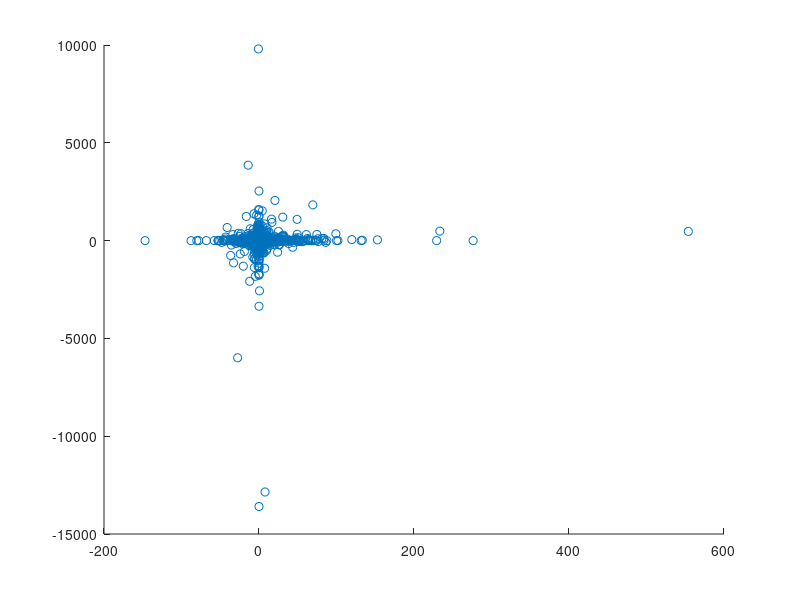

MATLAB code to generate this figure: (Note: this script raises an error after producing the figure.)




%% FigS06IJ

load('FigS06IJ.mat')
%% I (please try more times!)
temp=[]
tempsessionID=allcellsmatrics(:,1)+allcellsmatrics(:,2)*10;
matridistanc=zeros(2,23);
for i=1:23
    tempConnectionMatrix=TheOverallInfor{5,i};
    tempsession=allcellsmatrics(find(tempsessionID==TheOverallInfor{1,i}),:);
    tempConnectionMatrix(isnan(tempConnectionMatrix))=0;
    temp=[temp;[tempsession(:,3:6),tempConnectionMatrix'*tempsession(:,3:6)]];
    matridistanc(1,i)=mean(mean(abs(tempsession(:,3:6)-tempConnectionMatrix'*tempsession(:,3:6)),2));
    matridistanc(2,i)=mean(mean(abs(tempsession(randperm(size(tempsession,1)),3:6)-tempConnectionMatrix'*tempsession(:,3:6)),2));
end


figure
scatter([temp(:,1);temp(:,2);temp(:,3);temp(:,4)],[temp(:,5);temp(:,6);temp(:,7);temp(:,8)])
[rho,p1]=corr([temp(:,1);temp(:,2);temp(:,3);temp(:,4)],[temp(:,5);temp(:,6);temp(:,7);temp(:,8)],"rows","complete")
reserved1=temp;

temp=matridistanc(1,:)-matridistanc(2,:);
reserved2=temp;
[p2,h]=signrank(temp)
figure(Position=[100,100,400,300])
subplot(121)
hold on
boxplot(temp,temp*0+1,'Colors','k','PlotStyle','compact','MedianStyle','line','Widths',0.20,'Symbol','k')
plot([0,2],[0,0])
scatter(temp*0+0.5+rand(1,23)/10,temp,32,"black","filled","MarkerFaceAlpha",0.6)
ylim([-2,2])

%% J (please try more times!)

temp=[]
tempsessionID=allcellsmatrics(:,1)+allcellsmatrics(:,2)*10;
matridistanc=zeros(2,23);
for i=1:23
    tempConnectionMatrix=TheOverallInfor{5,i};
    tempsession=allcellsmatrics(find(tempsessionID==TheOverallInfor{1,i}),:);
    tempConnectionMatrix(isnan(tempConnectionMatrix))=0;
    temp=[temp;[tempsession(:,3:6),tempConnectionMatrix*tempsession(:,3:6)]];
    matridistanc(1,i)=mean(mean(abs(tempsession(:,3:6)-tempConnectionMatrix*tempsession(:,3:6)),2));
    matridistanc(2,i)=mean(mean(abs(tempsession(randperm(size(tempsession,1)),3:6)-tempConnectionMatrix*tempsession(:,3:6)),2));
end

% figure
% scatter([temp(:,1);temp(:,2);temp(:,3);temp(:,4)],[temp(:,5);temp(:,6);temp(:,7);temp(:,8)])
[rho,p3]=corr([temp(:,1);temp(:,2);temp(:,3);temp(:,4)],[temp(:,5);temp(:,6);temp(:,7);temp(:,8)],"rows","complete")
reserved3=temp;

temp=matridistanc(1,:)-matridistanc(2,:);
reserved4=temp;
[p4,h]=signrank(temp)
subplot(122)
hold on
boxplot(temp,temp*0+1,'Colors','k','PlotStyle','compact','MedianStyle','line','Widths',0.20,'Symbol','k')
plot([0,2],[0,0])
scatter(temp*0+0.5+rand(1,23)/10,temp,32,"black","filled","MarkerFaceAlpha",0.6)
ylim([-2,2])
